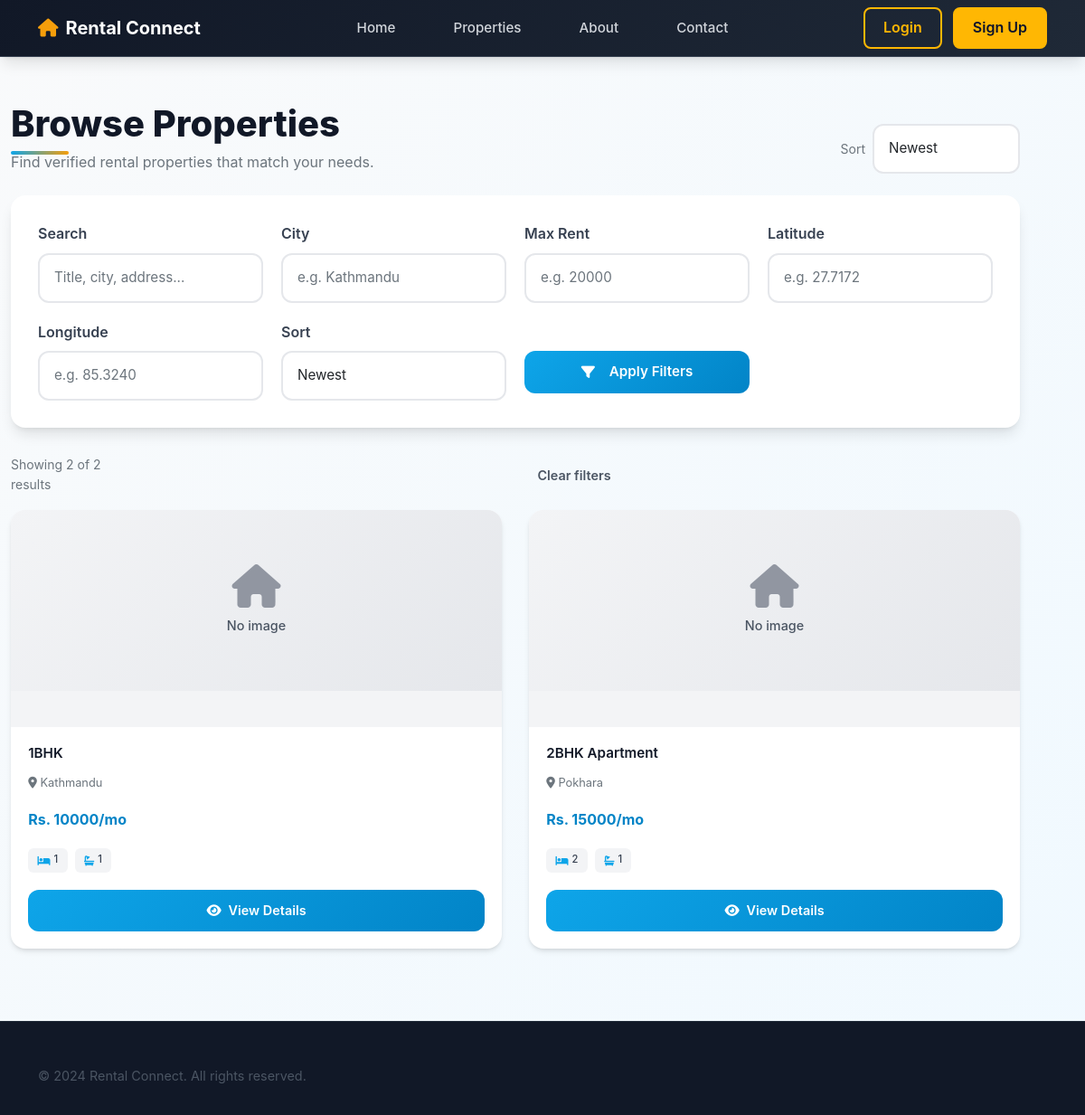
Before: /properties/ with the older database file.
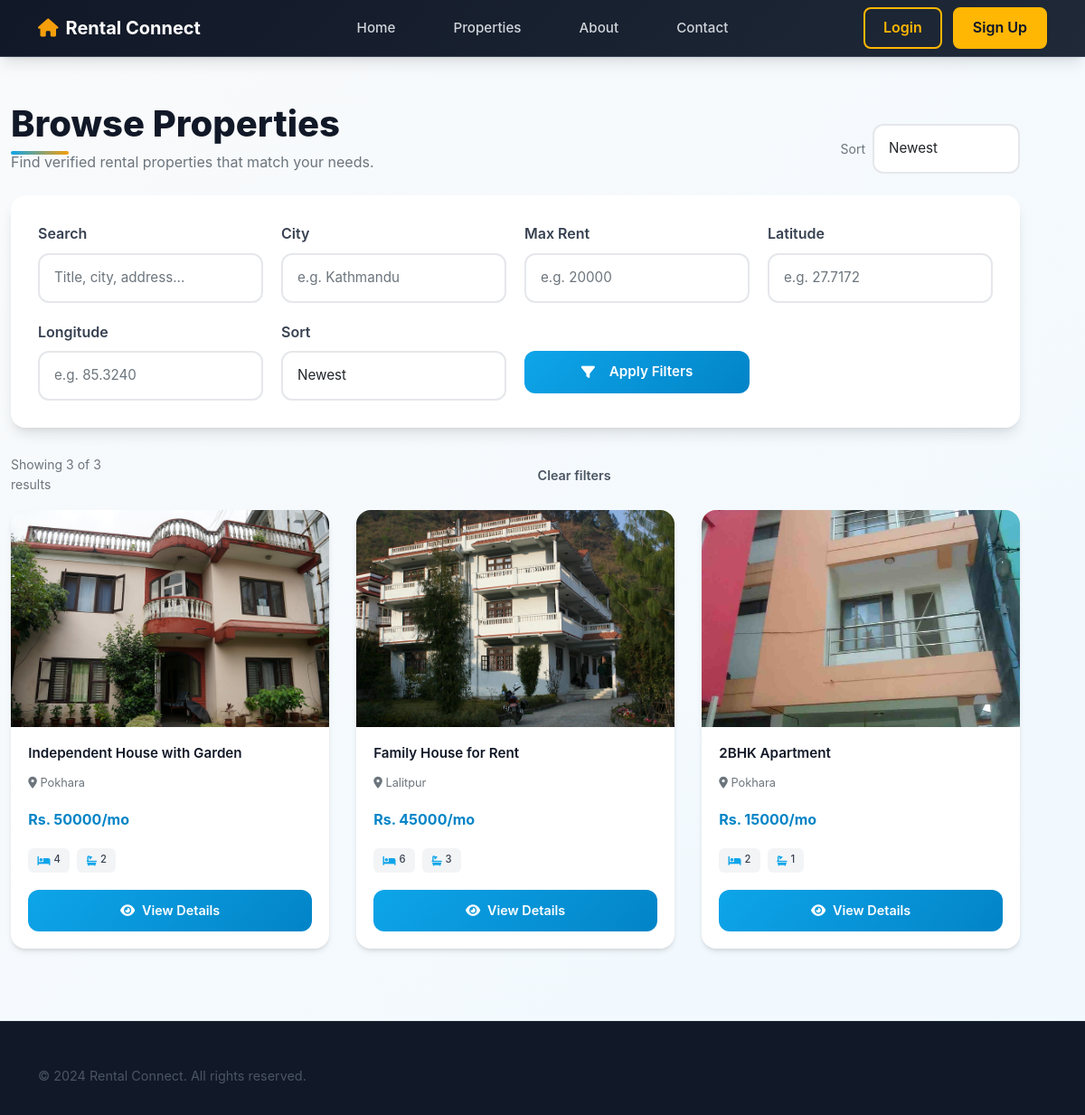
After: the same page with the newer database file.
### listings/models.py (models this page shows, shortened)
class Property(models.Model):
    landlord = models.ForeignKey(
        CustomUser,
        on_delete=models.CASCADE,
        related_name='properties'
    )
    title = models.CharField(max_length=100)
    description = models.TextField()
    city = models.CharField(max_length=50, db_index=True)  # Added index
    rent = models.DecimalField(max_digits=10, decimal_places=2, db_index=True)  # Added index
    bedrooms = models.PositiveIntegerField()
    bathrooms = models.PositiveIntegerField()
    address = models.TextField()
    latitude = models.FloatField(null=True, blank=True, help_text="Decimal degrees")
    longitude = models.FloatField(null=True, blank=True, help_text="Decimal degrees")
    image = models.ImageField(
        upload_to='property_images/',
        blank=True,
        null=True,
        help_text="Primary property image (upload at least one image)"
    )
    is_verified = models.BooleanField(default=False, db_index=True)  # Added index
    created_at = models.DateTimeField(auto_now_add=True)
    class Meta:
        ordering = ['-created_at']

### listings/views.py (the view, shortened to what this page needs)
# urls.py: path('properties/', views.property_list, name='property_list'),
def property_list(request):
    query = request.GET.get('q', '').strip()  # General search query
    city = request.GET.get('city', '').strip()
    max_rent = request.GET.get('max_rent', '').strip()
    sort = request.GET.get('sort', 'newest').strip()
    lat = request.GET.get('lat')
    lng = request.GET.get('lng')
    if query:
        properties = fuzzy_search_properties(query)
        property_ids = [p.id for p in properties]
        properties = Property.objects.filter(id__in=property_ids)
    else:
        properties = Property.objects.filter(is_verified=True)
    distance_ordered = False
    if city:
        properties = properties.filter(city__icontains=city)
    if max_rent:
        try:
            max_rent_val = float(max_rent)
            properties = properties.filter(rent__lte=max_rent_val)
        except ValueError:
            pass  # Ignore invalid max_rent values
    if not distance_ordered:
        if sort == 'rent_low':
            properties = properties.order_by('rent', '-created_at')
        elif sort == 'rent_high':
            properties = properties.order_by('-rent', '-created_at')
        else:
            properties = properties.order_by('-created_at')
    paginator = Paginator(properties, 10)  # 10 properties per page
    page_number = request.GET.get('page')
    page_obj = paginator.get_page(page_number)
    return render(request, 'listings/property_list.html', {
        'page_obj': page_obj,
        'search_query': query,
        'city_filter': city,
        'max_rent_filter': max_rent,
        'sort': sort,
    })

### templates/listings/property_list.html (shortened to what this page needs)
{% extends "base.html" %}
{% block content %}
<div class="container mt-5 property-list-container">
    <div class="d-flex flex-column flex-md-row justify-content-between align-items-start align-items-md-end gap-3 mb-4">
        <div>
            <h2 class="section-title mb-1">Browse Properties</h2>
            <p class="text-muted mb-0">Find verified rental properties that match your needs.</p>
        </div>
        <div class="d-flex align-items-center gap-2">
            <span class="text-muted small">Sort</span>
            <form method="get" class="d-flex gap-2">
                <select name="sort" class="form-select" onchange="this.form.submit()">
                    <option value="newest" {% if sort == 'newest' %}selected{% endif %}>Newest</option>
                </select>
            </form>
        </div>
    </div>
    <div class="filters-section">
        <form method="get" class="filters-grid">
            <div class="filter-group">
                <label>Search</label>
                <input type="text" name="q" value="{{ search_query }}" class="form-control" placeholder="Title, city, address...">
            </div>
            <div class="filter-group">
                <label>City</label>
                <input type="text" name="city" value="{{ city_filter }}" class="form-control" placeholder="e.g. Kathmandu">
            </div>
            <div class="filter-group">
                <label>Max Rent</label>
                <input type="number" name="max_rent" value="{{ max_rent_filter }}" class="form-control" placeholder="e.g. 20000">
            </div>
            <div class="filter-group">
                <label>Latitude</label>
                <input type="text" name="lat" value="{{ request.GET.lat }}" class="form-control" placeholder="e.g. 27.7172">
            </div>
            <div class="filter-group">
                <label>Longitude</label>
                <input type="text" name="lng" value="{{ request.GET.lng }}" class="form-control" placeholder="e.g. 85.3240">
            </div>
            <div class="filter-group">
                <label>Sort</label>
                <select name="sort" class="form-select">
                    <option value="newest" {% if sort == 'newest' %}selected{% endif %}>Newest</option>
                </select>
            </div>
            <div class="filter-group">
                <label>&nbsp;</label>
                <button class="btn btn-primary">
                    <i class="fas fa-filter me-2"></i>Apply Filters
                </button>
            </div>
        </form>
    </div>
    {% if page_obj %}
        <div class="d-flex justify-content-between align-items-center mb-3">
            <div class="text-muted small">
                Showing {{ page_obj|length }} of {{ page_obj.paginator.count }} results
            </div>
            <a class="btn btn-outline-secondary btn-sm" href="{% url 'property_list' %}">
                Clear filters
            </a>
        </div>
        <div class="property-grid">
            {% for property in page_obj %}
            <div class="property-card">
                <div class="property-carousel-image">
                    {% if property.images.all %}
                        <img src="{{ property.images.first.image.url }}" alt="{{ property.title }}">
                        {% if property.images.all|length > 1 %}
                            <div style="position: absolute; top: 10px; right: 10px; background: rgba(0,0,0,0.6); color: white; padding: 4px 8px; border-radius: 4px; font-size: 0.75rem;">
                                📷 {{ property.images.all|length }}
                            </div>
                        {% endif %}
                    {% elif property.image %}
                        <img src="{{ property.image.url }}" alt="{{ property.title }}">
                    {% else %}
                        <div class="property-placeholder">
                            <i class="fas fa-home"></i>
                            <p>No image</p>
                        </div>
                    {% endif %}
                </div>
                <div class="property-carousel-body">
                    <h6 class="mb-1">{{ property.title }}</h6>
                    <p class="text-muted small mb-2">
                        <i class="fas fa-map-marker-alt"></i> {{ property.city }}
                    </p>
                    <p class="price-small mb-2">Rs. {{ property.rent|floatformat:0 }}/mo</p>
                    <div class="property-features-small">
                        <span class="feature-badge-small"><i class="fas fa-bed"></i> {{ property.bedrooms }}</span>
                        <span class="feature-badge-small"><i class="fas fa-bath"></i> {{ property.bathrooms }}</span>
                    </div>
                    <a href="{% url 'property_detail' property.id %}" class="btn btn-primary btn-sm w-100">
                        <i class="fas fa-eye"></i> View Details
                    </a>
                </div>
            </div>
            {% endfor %}
        </div>
    {% else %}
        <div class="text-center py-5">
            <i class="fas fa-search" style="font-size: 4rem; color: var(--gray-400);"></i>
            <p class="text-muted mt-3">No properties match your filters.</p>
        </div>
    {% endif %}
</div>
{% endblock %}

### templates/base.html (shortened to what this page needs)
<!DOCTYPE html>
<html>
<head>
    {% load static %}
    <link href="https://cdn.jsdelivr.net/npm/bootstrap@5.1.3/dist/css/bootstrap.min.css" rel="stylesheet">
    <link rel="stylesheet" href="https://cdnjs.cloudflare.com/ajax/libs/font-awesome/6.0.0/css/all.min.css">
    <link rel="stylesheet" href="{% static 'css/base.css' %}">
    <link rel="stylesheet" href="{% static 'css/style.css' %}">
</head>
<body>
<nav class="top-bar">
    <div class="container" style="display: flex; justify-content: space-between; align-items: center; position: relative;">
        <div class="site-title">
            <i class="fas fa-home"></i> Rental Connect
        </div>
        <div style="position: absolute; left: 50%; transform: translateX(-50%);">
            <div class="menu-links" style="display: flex; gap: 2rem; justify-content: center;">
                <a href="{% url 'home' %}">Home</a>
                <a href="{% url 'property_list' %}">Properties</a>
                <a href="{% url 'home' %}#about" class="scroll-link">About</a>
                <a href="{% url 'home' %}#contact" class="scroll-link">Contact</a>
            </div>
        </div>
        <div class="auth-links" style="margin-left: auto;">
            {% if user.is_authenticated %}
            <div class="dropdown me-2">
                <a href="#" class="profile-link dropdown-toggle d-flex align-items-center gap-2"
                   id="notifDropdown" data-bs-toggle="dropdown" aria-expanded="false"
                   style="padding: 0.5rem 0.75rem;">
                    <i class="fas fa-bell"></i>
                    {% if notifications_unread_count and notifications_unread_count > 0 %}
                        <span class="badge bg-danger">{{ notifications_unread_count }}</span>
                    {% endif %}
                </a>
                <ul class="dropdown-menu dropdown-menu-end" style="min-width: 320px;">
                    <li class="px-3 py-2">
                        <div class="d-flex justify-content-between align-items-center">
                            <strong>Notifications</strong>
                            <a class="small text-decoration-none" href="{% url 'notifications' %}">View all</a>
                        </div>
                    </li>
                    <li><hr class="dropdown-divider"></li>
                    {% if notifications_latest %}
                        {% for n in notifications_latest %}
                        <li>
                            <a class="dropdown-item {% if not n.is_read %}fw-bold{% endif %}"
                               href="{% url 'notification_mark_read' n.id %}">
                                <div class="small">{{ n.title }}</div>
                                {% if n.message %}
                                    <div class="small text-muted text-truncate">{{ n.message }}</div>
                                {% endif %}
                            </a>
                        </li>
                        {% endfor %}
                    {% else %}
                        <li class="px-3 py-2 text-muted small">No notifications yet.</li>
                    {% endif %}
                </ul>
            </div>
            <div class="dropdown">
                <a href="#" class="profile-link dropdown-toggle d-flex align-items-center gap-2"
                   id="userDropdown" data-bs-toggle="dropdown" aria-expanded="false">
                    {% if user.profile and user.profile.photo %}
                    <img src="{{ user.profile.photo.url }}" alt="Avatar"
                         style="width:36px; height:36px; border-radius:50%; object-fit:cover;">
                    {% else %}
                    <i class="fas fa-user-circle fa-2x"></i>
                    {% endif %}
                    <span class="profile-name">{{ user.username }}</span>
                </a>
                <ul class="dropdown-menu dropdown-menu-end">
                    <li><a class="dropdown-item" href="{% url 'home' %}#dashboard">Dashboard</a></li>
                    <li><a class="dropdown-item" href="{% url 'update_profile' %}">Update Profile</a></li>
                    <li><hr class="dropdown-divider"></li>
                    <li>
                        <form method="post" action="{% url 'logout' %}">
                            {% csrf_token %}
                            <button type="submit" class="dropdown-item text-danger">Logout</button>
                        </form>
                    </li>
                </ul>
            </div>
            {% else %}
            <div style="display: flex; gap: 12px;">
                <a href="{% url 'login' %}"
                   style="padding: 8px 20px; border-radius: 8px; font-weight: 600; background-color: transparent; color: #FFB703; border: 2px solid #FFB703; text-decoration: none; transition: all 0.3s ease;">
                   Login
                </a>
                <a href="{% url 'register' %}"
                   style="padding: 8px 20px; border-radius: 8px; font-weight: 600; background-color: #FFB703; color: #0B132B; border: 2px solid #FFB703; text-decoration: none; transition: all 0.3s ease;">
                   Sign Up
                </a>
            </div>
            {% endif %}
        </div>
    </div>
</nav>
    <div class="main-content">
        <div class="page-content">
            {% block content %}{% endblock %}
        </div>
    </div>
    <div class="bottom-bar">
        <div class="container">
            <p>&copy; 2024 Rental Connect. All rights reserved.</p>
        </div>
    </div>
</body>
</html>

Changed rows visible on the page:
removed Property: image "No image", title "1BHK", city "Kathmandu", rent "10000", bedrooms "1", bathrooms "1"
added Property: image (picture), title "Independent House with Garden", city "Pokhara", rent "50000", bedrooms "4", bathrooms "2"
added Property: image (picture), title "Family House for Rent", city "Lalitpur", rent "45000", bedrooms "6", bathrooms "3"
changed Property "2BHK Apartment": image: picture added; no longer shows "No image"
Other visible differences:
{{ page_obj|length }}: "2" → "3"
{{ page_obj.paginator.count }}: "2" → "3"
